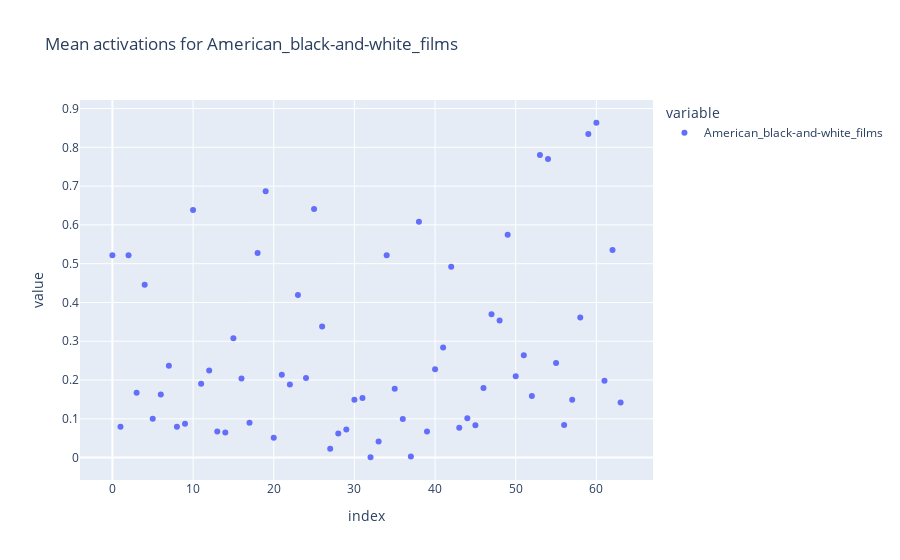
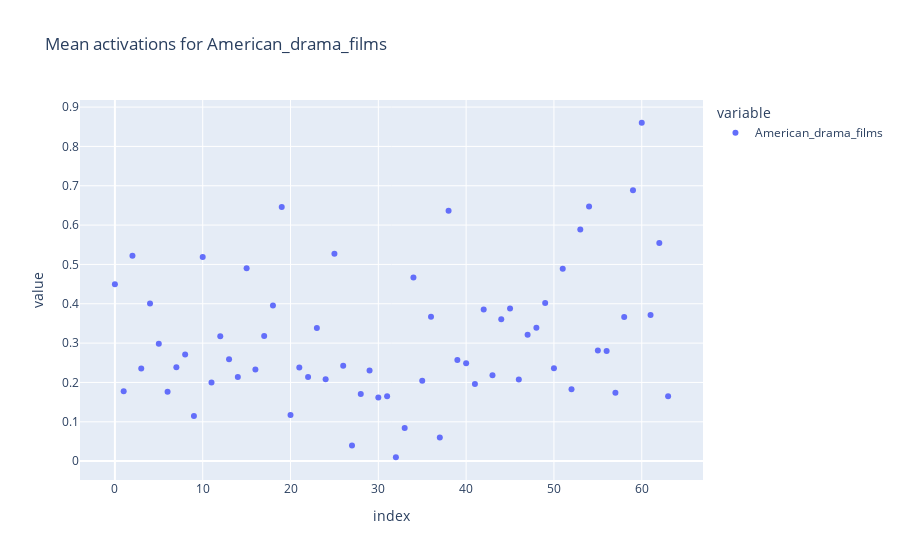
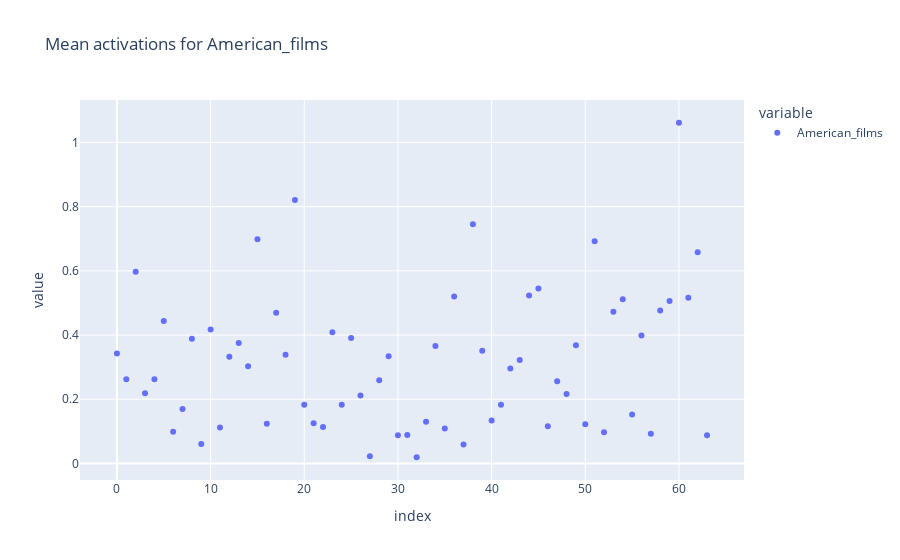
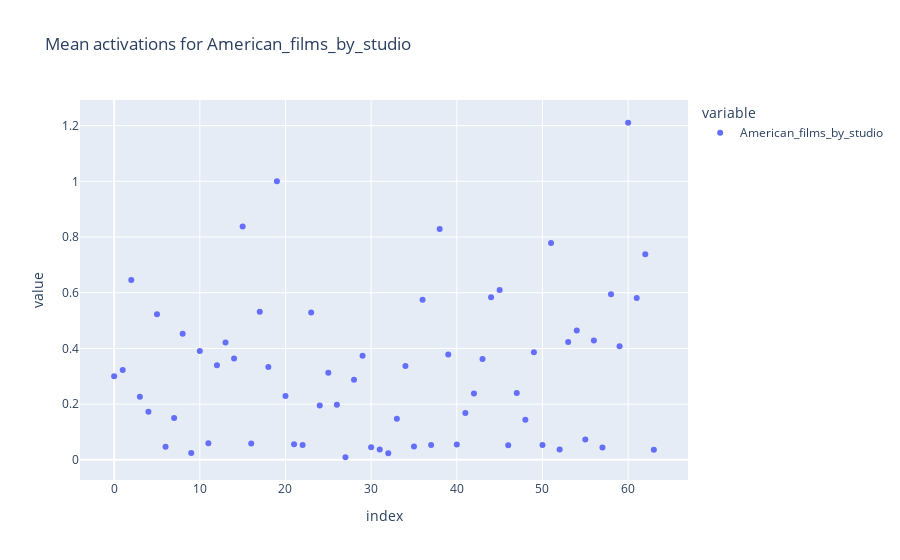

The cell these charts' notebook holds for them, in order:
### Markdown cell above
## **Need to find a way to also save category's name while saving activations as a csv file**

### Code cell
for activ in cat_activations:
    fig = px.scatter(activ, title=f"Mean activations for {activ.columns[0]}")
    fig.show()

### Figure 1 — Plotly figure (JSON) as saved in the notebook; plotly's stock layout.template omitted (floating-point values rounded to 4 significant figures)
{"data": [{"hovertemplate": "variable=American_black-and-white_films<br>index=%{x}<br>value=%{y}<extra></extra>", "legendgroup": "American_black-and-white_films", "marker": {"color": "#636efa", "symbol": "circle"}, "mode": "markers", "name": "American_black-and-white_films", "orientation": "v", "showlegend": true, "type": "scatter", "x": [0, 1, 2, 3, 4, 5, 6, 7, 8, 9, 10, 11, 12, 13, 14, 15, 16, 17, 18, 19, 20, 21, 22, 23, 24, 25, 26, 27, 28, 29, 30, 31, 32, 33, 34, 35, 36, 37, 38, 39, 40, 41, 42, 43, 44, 45, 46, 47, 48, 49, 50, 51, 52, 53, 54, 55, 56, 57, 58, 59, 60, 61, 62, 63], "xaxis": "x", "y": [0.5216, 0.07926, 0.5219, 0.1672, 0.4458, 0.1001, 0.1629, 0.2368, 0.07944, 0.08758, 0.6383, 0.1901, 0.2246, 0.06734, 0.06452, 0.3076, 0.2041, 0.09011, 0.5275, 0.6869, 0.05102, 0.2136, 0.1887, 0.4195, 0.205, 0.6408, 0.3383, 0.02309, 0.06214, 0.07215, 0.149, 0.1537, 0.0009062, 0.04129, 0.522, 0.1774, 0.0993, 0.003033, 0.608, 0.06715, 0.228, 0.2839, 0.4921, 0.07674, 0.1017, 0.08344, 0.1796, 0.3696, 0.3537, 0.5745, 0.2098, 0.2638, 0.1586, 0.7803, 0.7698, 0.2439, 0.08404, 0.1493, 0.3615, 0.8342, 0.8634, 0.1983, 0.5355, 0.1423], "yaxis": "y"}], "layout": {"legend": {"title": {"text": "variable"}, "tracegroupgap": 0}, "title": {"text": "Mean activations for American_black-and-white_films"}, "xaxis": {"anchor": "y", "domain": [0, 1], "title": {"text": "index"}}, "yaxis": {"anchor": "x", "domain": [0, 1], "title": {"text": "value"}}}}

### Figure 2 — Plotly figure (JSON) as saved in the notebook; plotly's stock layout.template omitted (floating-point values rounded to 4 significant figures)
{"data": [{"hovertemplate": "variable=American_drama_films<br>index=%{x}<br>value=%{y}<extra></extra>", "legendgroup": "American_drama_films", "marker": {"color": "#636efa", "symbol": "circle"}, "mode": "markers", "name": "American_drama_films", "orientation": "v", "showlegend": true, "type": "scatter", "x": [0, 1, 2, 3, 4, 5, 6, 7, 8, 9, 10, 11, 12, 13, 14, 15, 16, 17, 18, 19, 20, 21, 22, 23, 24, 25, 26, 27, 28, 29, 30, 31, 32, 33, 34, 35, 36, 37, 38, 39, 40, 41, 42, 43, 44, 45, 46, 47, 48, 49, 50, 51, 52, 53, 54, 55, 56, 57, 58, 59, 60, 61, 62, 63], "xaxis": "x", "y": [0.4499, 0.1777, 0.5221, 0.2356, 0.4005, 0.2982, 0.1763, 0.2384, 0.2713, 0.115, 0.5186, 0.1998, 0.3175, 0.2587, 0.214, 0.4905, 0.2332, 0.318, 0.3956, 0.646, 0.1173, 0.2381, 0.2136, 0.3381, 0.2083, 0.5274, 0.2423, 0.03962, 0.1704, 0.2305, 0.1616, 0.1648, 0.009847, 0.08438, 0.4668, 0.2042, 0.367, 0.06003, 0.6367, 0.2568, 0.249, 0.1961, 0.3853, 0.2186, 0.3605, 0.3879, 0.2073, 0.321, 0.3393, 0.402, 0.2359, 0.489, 0.1827, 0.5887, 0.6474, 0.2814, 0.2799, 0.1739, 0.3665, 0.6885, 0.8602, 0.3714, 0.5545, 0.1646], "yaxis": "y"}], "layout": {"legend": {"title": {"text": "variable"}, "tracegroupgap": 0}, "title": {"text": "Mean activations for American_drama_films"}, "xaxis": {"anchor": "y", "domain": [0, 1], "title": {"text": "index"}}, "yaxis": {"anchor": "x", "domain": [0, 1], "title": {"text": "value"}}}}

### Figure 3 — Plotly figure (JSON) as saved in the notebook; plotly's stock layout.template omitted (floating-point values rounded to 4 significant figures)
{"data": [{"hovertemplate": "variable=American_films<br>index=%{x}<br>value=%{y}<extra></extra>", "legendgroup": "American_films", "marker": {"color": "#636efa", "symbol": "circle"}, "mode": "markers", "name": "American_films", "orientation": "v", "showlegend": true, "type": "scatter", "x": [0, 1, 2, 3, 4, 5, 6, 7, 8, 9, 10, 11, 12, 13, 14, 15, 16, 17, 18, 19, 20, 21, 22, 23, 24, 25, 26, 27, 28, 29, 30, 31, 32, 33, 34, 35, 36, 37, 38, 39, 40, 41, 42, 43, 44, 45, 46, 47, 48, 49, 50, 51, 52, 53, 54, 55, 56, 57, 58, 59, 60, 61, 62, 63], "xaxis": "x", "y": [0.3427, 0.2627, 0.5973, 0.219, 0.2626, 0.4435, 0.09883, 0.1699, 0.3884, 0.06092, 0.4173, 0.1123, 0.3327, 0.3753, 0.3029, 0.6987, 0.1237, 0.4694, 0.339, 0.8208, 0.1827, 0.1254, 0.1136, 0.4091, 0.1827, 0.3906, 0.2116, 0.02223, 0.2589, 0.3342, 0.08778, 0.08862, 0.01932, 0.1298, 0.3656, 0.1091, 0.5201, 0.05923, 0.7455, 0.3512, 0.1336, 0.183, 0.2959, 0.322, 0.523, 0.5454, 0.1159, 0.2558, 0.2163, 0.3683, 0.1221, 0.6922, 0.09704, 0.4727, 0.5119, 0.1523, 0.3983, 0.0925, 0.4763, 0.5061, 1.061, 0.5162, 0.658, 0.08751], "yaxis": "y"}], "layout": {"legend": {"title": {"text": "variable"}, "tracegroupgap": 0}, "title": {"text": "Mean activations for American_films"}, "xaxis": {"anchor": "y", "domain": [0, 1], "title": {"text": "index"}}, "yaxis": {"anchor": "x", "domain": [0, 1], "title": {"text": "value"}}}}

### Figure 4 — Plotly figure (JSON) as saved in the notebook; plotly's stock layout.template omitted (floating-point values rounded to 4 significant figures)
{"data": [{"hovertemplate": "variable=American_films_by_studio<br>index=%{x}<br>value=%{y}<extra></extra>", "legendgroup": "American_films_by_studio", "marker": {"color": "#636efa", "symbol": "circle"}, "mode": "markers", "name": "American_films_by_studio", "orientation": "v", "showlegend": true, "type": "scatter", "x": [0, 1, 2, 3, 4, 5, 6, 7, 8, 9, 10, 11, 12, 13, 14, 15, 16, 17, 18, 19, 20, 21, 22, 23, 24, 25, 26, 27, 28, 29, 30, 31, 32, 33, 34, 35, 36, 37, 38, 39, 40, 41, 42, 43, 44, 45, 46, 47, 48, 49, 50, 51, 52, 53, 54, 55, 56, 57, 58, 59, 60, 61, 62, 63], "xaxis": "x", "y": [0.3, 0.3229, 0.6456, 0.226, 0.1721, 0.523, 0.04665, 0.1503, 0.4528, 0.02456, 0.3904, 0.05965, 0.3399, 0.4216, 0.364, 0.8377, 0.05886, 0.5315, 0.3334, 1.0, 0.2291, 0.0555, 0.05292, 0.5291, 0.195, 0.313, 0.1975, 0.009188, 0.2876, 0.3737, 0.04481, 0.03668, 0.02317, 0.1471, 0.3369, 0.04781, 0.5751, 0.05326, 0.8292, 0.3784, 0.05466, 0.168, 0.2385, 0.3623, 0.5838, 0.6098, 0.05245, 0.2395, 0.1441, 0.3861, 0.05311, 0.7788, 0.03713, 0.4226, 0.4641, 0.07323, 0.428, 0.04425, 0.5941, 0.4074, 1.21, 0.5809, 0.7384, 0.03651], "yaxis": "y"}], "layout": {"legend": {"title": {"text": "variable"}, "tracegroupgap": 0}, "title": {"text": "Mean activations for American_films_by_studio"}, "xaxis": {"anchor": "y", "domain": [0, 1], "title": {"text": "index"}}, "yaxis": {"anchor": "x", "domain": [0, 1], "title": {"text": "value"}}}}
